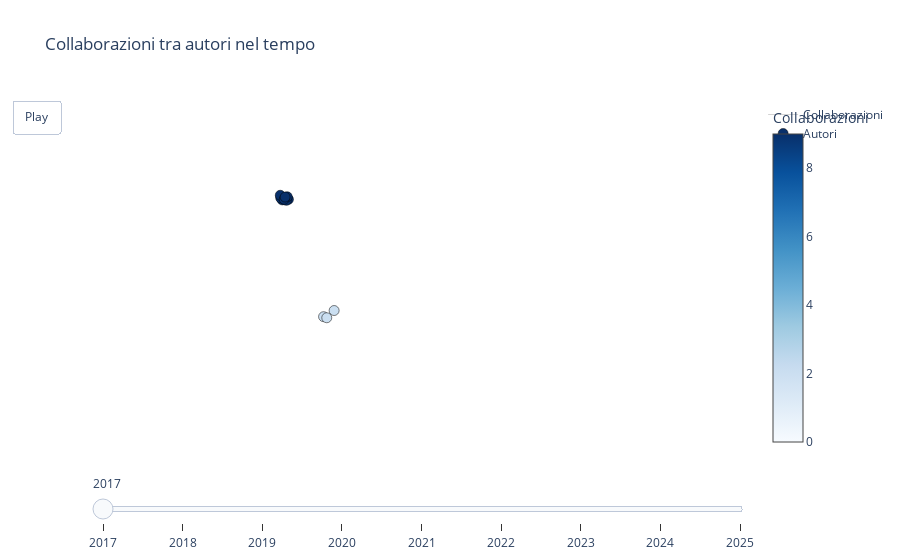

Notebook code for this chart:
### Markdown cell above
### Primo grafo: 
collaborazioni tra autori negli anni 2017-2025

### Code cell
# Preprocessing

df["authors_list"] = df["Authors"].str.split(";").apply(
    lambda x: [a.strip().replace(",", "") for a in x]
)
df["Year"] = pd.to_numeric(df["Year"], errors="coerce")

# Creazione grafi per anno
grafi_per_anno = {}
for anno, df_anno in df.groupby("Year"):
    G = nx.Graph()
    for authors in df_anno["authors_list"].dropna():
        for a1, a2 in itertools.combinations(authors, 2):
            if G.has_edge(a1, a2):
                G[a1][a2]["weight"] += 1
            else:
                G.add_edge(a1, a2, weight=1)
    grafi_per_anno[anno] = G

# Layout globale per tutti i grafi (coerenza tra anni)
G_totale = nx.compose_all(grafi_per_anno.values())
pos = nx.spring_layout(G_totale, seed=42)


# Funzione di plotting dei nodi

def create_traces(G, pos):
    edge_x, edge_y = [], []
    for u, v in G.edges():
        x0, y0 = pos[u]
        x1, y1 = pos[v]
        edge_x += [x0, x1, None]
        edge_y += [y0, y1, None]

    edge_trace = go.Scatter(
        x=edge_x, y=edge_y,
        mode="lines",
        line=dict(width=1, color="lightgray"),
        hoverinfo="none",
        name="Collaborazioni"
    )

    node_x, node_y, hover_text, degrees = [], [], [], []
    for node in G.nodes():
        x, y = pos[node]
        node_x.append(x)
        node_y.append(y)
        deg = G.degree(node)
        degrees.append(deg)
        hover_text.append(f"{node}<br>Collaborazioni: {deg}")

    node_trace = go.Scatter(
        x=node_x, y=node_y,
        mode="markers",
        hoverinfo="text",
        text=hover_text,
        marker=dict(
            size=10,
            color=degrees,
            colorscale="Blues",
            cmin=0,
            cmax=max(degrees),
            showscale=True,
            colorbar=dict(title="Collaborazioni"),
            line=dict(width=0.5, color="black")
        ),
        name="Autori"
    )

    return edge_trace, node_trace


# Creazione dei frame per l'animazione

frames = []
for anno in sorted(grafi_per_anno.keys()):
    edge_trace, node_trace = create_traces(grafi_per_anno[anno], pos)
    frames.append(go.Frame(
        data=[edge_trace, node_trace],
        name=str(anno),
        layout=go.Layout(title_text=f"Collaborazioni tra autori – {anno}")
    ))


# Figura finale

fig = go.Figure(
    data=frames[0].data,
    frames=frames,
    layout=go.Layout(
        title="Collaborazioni tra autori nel tempo",
        paper_bgcolor="white",
        plot_bgcolor="white",
        xaxis=dict(range=[-1.1, 1.1], showgrid=False, zeroline=False, visible=False),
        yaxis=dict(range=[-1.1, 1.1], showgrid=False, zeroline=False, visible=False),
        updatemenus=[{
            "type": "buttons",
            "showactive": False,
            "buttons":[{
                "label": "Play",
                "method": "animate",
                "args":[None, {"frame": {"duration": 2000, "redraw": True},
                               "transition": {"duration": 500},
                               "fromcurrent": True}]
            }]
        }],
        sliders=[{
            "steps":[{"method":"animate","args":[[f.name]],"label":f.name} for f in frames]
        }]
    )
)

fig.show()

### Figure 1 — Plotly figure (JSON) as saved in the notebook; plotly's stock layout.template omitted (floating-point values rounded to 4 significant figures; data arrays with more than 128 entries replaced by an {"elided": "..."} marker saying what was removed)
{"data": [{"hoverinfo": "none", "line": {"color": "lightgray", "width": 1}, "mode": "lines", "name": "Collaborazioni", "type": "scatter", "x": {"elided": "144 float values"}, "y": {"elided": "144 float values"}}, {"hoverinfo": "text", "marker": {"cmax": 9, "cmin": 0, "color": [9, 9, 9, 9, 9, 9, 9, 9, 9, 9, 2, 2, 2], "colorbar": {"title": {"text": "Collaborazioni"}}, "colorscale": [[0, "rgb(247,251,255)"], [0.125, "rgb(222,235,247)"], [0.25, "rgb(198,219,239)"], [0.375, "rgb(158,202,225)"], [0.5, "rgb(107,174,214)"], [0.625, "rgb(66,146,198)"], [0.75, "rgb(33,113,181)"], [0.875, "rgb(8,81,156)"], [1, "rgb(8,48,107)"]], "line": {"color": "black", "width": 0.5}, "showscale": true, "size": 10}, "mode": "markers", "name": "Autori", "text": ["Altenkirch T.<br>Collaborazioni: 9", "Chaudhuri K.<br>Collaborazioni: 9", "Dowek G.<br>Collaborazioni: 9", "Felty A.<br>Collaborazioni: 9", "Filinski A.<br>Collaborazioni: 9", "Miculan M.<br>Collaborazioni: 9", "Rabe F.<br>Collaborazioni: 9", "Ricciotti W.<br>Collaborazioni: 9", "Sacerdoti Coen C.S.<br>Collaborazioni: 9", "Sojakova K.<br>Collaborazioni: 9", "Omodeo E.G.<br>Collaborazioni: 2", "Policriti A.<br>Collaborazioni: 2", "Tomescu A.I.<br>Collaborazioni: 2"], "type": "scatter", "x": [-0.4663, -0.4456, -0.4641, -0.4537, -0.4715, -0.4729, -0.4524, -0.4495, -0.4597, -0.4567, -0.2926, -0.328, -0.3173], "y": [0.4756, 0.479, 0.4877, 0.4874, 0.4877, 0.5047, 0.4727, 0.4949, 0.4793, 0.4933, -0.2157, -0.2543, -0.261]}], "layout": {"paper_bgcolor": "white", "plot_bgcolor": "white", "sliders": [{"steps": [{"args": [["2017"]], "label": "2017", "method": "animate"}, {"args": [["2018"]], "label": "2018", "method": "animate"}, {"args": [["2019"]], "label": "2019", "method": "animate"}, {"args": [["2020"]], "label": "2020", "method": "animate"}, {"args": [["2021"]], "label": "2021", "method": "animate"}, {"args": [["2022"]], "label": "2022", "method": "animate"}, {"args": [["2023"]], "label": "2023", "method": "animate"}, {"args": [["2024"]], "label": "2024", "method": "animate"}, {"args": [["2025"]], "label": "2025", "method": "animate"}]}], "title": {"text": "Collaborazioni tra autori nel tempo"}, "updatemenus": [{"buttons": [{"args": [null, {"frame": {"duration": 2000, "redraw": true}, "fromcurrent": true, "transition": {"duration": 500}}], "label": "Play", "method": "animate"}], "showactive": false, "type": "buttons"}], "xaxis": {"range": [-1.1, 1.1], "showgrid": false, "visible": false, "zeroline": false}, "yaxis": {"range": [-1.1, 1.1], "showgrid": false, "visible": false, "zeroline": false}}}
